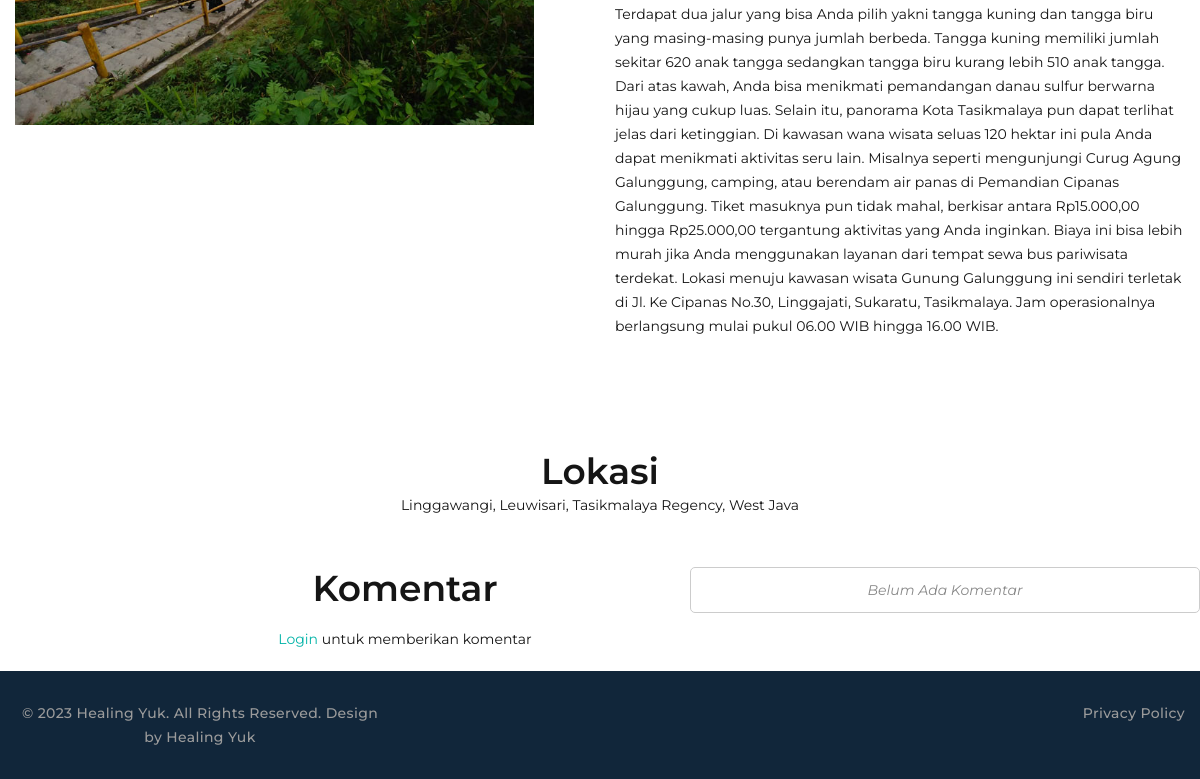
The page /detail_destinasi.php?id=5 (lower part) on the database as committed earlier.
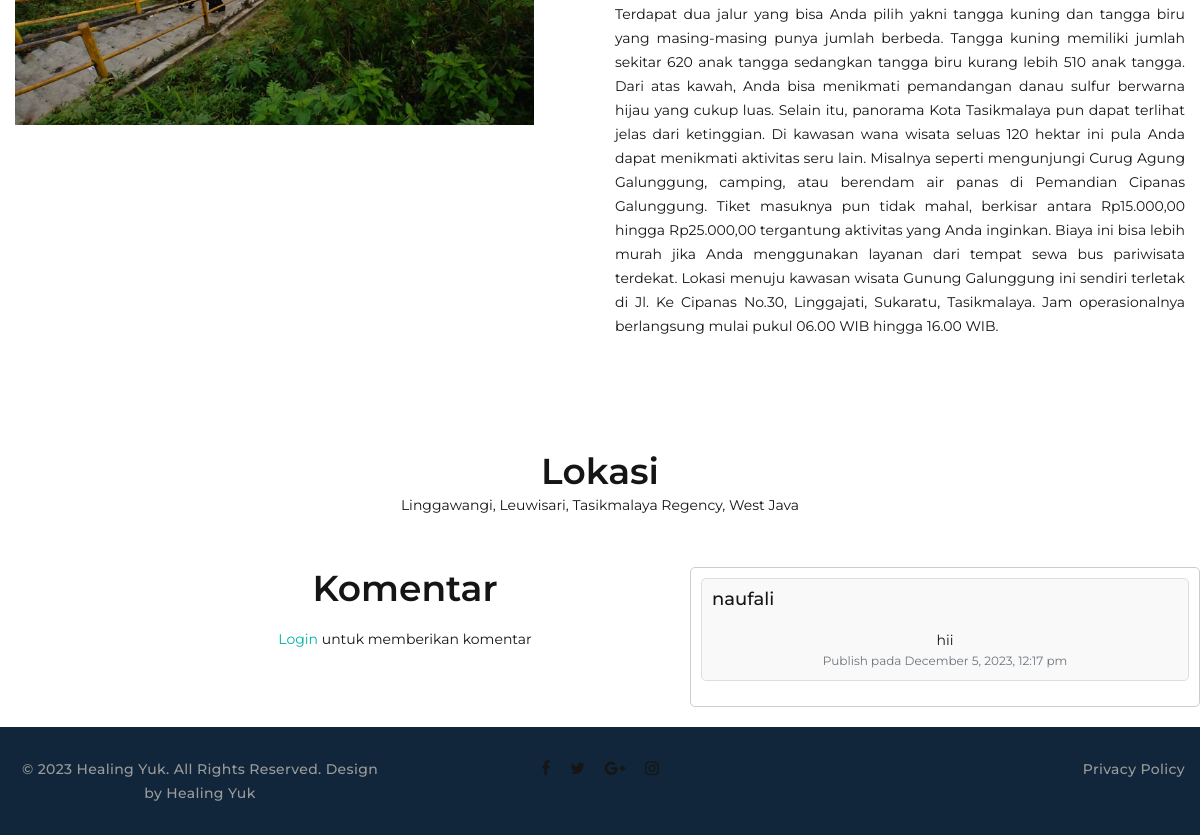
The same page on the database as committed later.
### tables this page shows
CREATE TABLE `traveling` (
  `id` int(11) NOT NULL,
  `nama_tempat` varchar(255) NOT NULL,
  `gambar` text NOT NULL,
  `deskripsi` text NOT NULL,
  `price` int(20) NOT NULL,
  `fasilitas` text NOT NULL,
  `id_kategori` int(11) NOT NULL,
  `id_daerah` int(11) NOT NULL,
  `lokasi` text NOT NULL
);

CREATE TABLE `review` (
  `id_nama_review` int(11) NOT NULL,
  `id_travel` int(11) NOT NULL,
  `id_user` int(11) DEFAULT NULL,
  `review` text NOT NULL,
  `created_at` timestamp NOT NULL DEFAULT current_timestamp()
);

CREATE TABLE `user` (
  `id_nama_user` int(11) NOT NULL,
  `nama_lengkap_user` varchar(255) NOT NULL,
  `username_user` varchar(255) NOT NULL,
  `password` varchar(255) NOT NULL
);

### detail_destinasi.php (the view, shortened to what this page needs)
<?php
include "public/config/connection.php"
?>
<!DOCTYPE html>
<html class="wide wow-animation" lang="en">
<head>
    <?php
    include "public/layouts/head.php";
    ?>
</head>
<body>
    <div class="page">
        <?php
        $query1 = mysqli_query($connect, "SELECT * FROM traveling as t
        join kategori as k on t.id_kategori = k.id_nama_kategori
        join daerah as d on t.id_daerah = d.id_nama_daerah
        WHERE t.id = '$_GET[id]'");
        $data1 = mysqli_fetch_array($query1);
        ?>
        <section class="section section-sm section-first bg-default text-md-left">
            <div class="container">
                <div class="row row-50 justify-content-center align-items-xl-center">
                    <div class="col-md-10 col-lg-5 col-xl-6"><img src="admin/pages/travel/<?php echo $data1['gambar'] ?>" alt="" width="519" height="564" />
                    </div>
                    <div class="col-md-10 col-lg-7 col-xl-6">
                        <div class="tabs-custom tabs-horizontal tabs-line" id="tabs-4">
                            <div class="tab-content">
                                <div class="tab-pane fade show active" id="tabs-4-1">
                                    <p><?php echo $data1['deskripsi'] ?></p>
                                </div>
                            </div>
                        </div>
                    </div>
                </div>
            </div>
        </section>
        <section class="section section-sm">
            <div class="container">
                <h3 class="title-block find-car oh"><span class="d-inline-block wow slideInUp">Lokasi</span></h3>
                <div class="container">
                    <?php echo $data1['lokasi'] ?>
                </div>
            </div>
        </section>
        <form action="f_komen.php" method="post">
            <div class="kotak-komen">
                <div class="row">
                    <div class="col-md-6">
                        <h3>Komentar</h3>
                        <?php
                        if (isset($_SESSION['username_user'])) {
                        ?>
                            <div class="mb-3">
                                <label for="exampleFormControlTextarea1" class="form-label">Komentar</label>
                                <textarea class="form-control" id="komentar" rows="3" name="komentar"></textarea>
                            </div>
                            <button type="submit" class="btn btn-primary mb-5">Kirim</button>
                        <?php } else {
                            echo "<a href='login.php'>Login</a> untuk memberikan komentar";
                        }
                        ?>
                    </div>
                    <div class="col-md-6">
                        <div class="comments-section">
                            <?php
                            $koment = mysqli_query($connect, "SELECT r.review, r.created_at, t.id, u.username_user AS username
                              FROM review AS r
                              JOIN traveling AS t ON r.id_travel = t.id
                              LEFT JOIN user AS u ON r.id_user = u.id_nama_user
                              WHERE t.id = '{$data1['id']}' ORDER BY r.created_at DESC");
                            if (mysqli_num_rows($koment) > 0) {
                                while ($komentar = mysqli_fetch_array($koment)) {
                            ?>
                                    <div class="comment">
                                        <h6>
                                            <?php
                                            echo htmlspecialchars($komentar['username'], ENT_QUOTES, 'UTF-8');
                                            ?>
                                        </h6>
                                        <p class="review"><?php echo htmlspecialchars($komentar['review'], ENT_QUOTES, 'UTF-8'); ?></p>
                                        <small class="text-muted">Publish pada <?php echo date('F j, Y, g:i a', strtotime($komentar['created_at'])); ?></small>
                                    </div>
                                <?php
                                }
                            } else {
                                ?>
                                <div class="no-comment-message">Belum Ada Komentar</div>
                            <?php
                            }
                            ?>
                        </div>
                    </div>
                </div>
            </div>
        </form>
        <?php
        include "public/layouts/footer.php";
        ?>
    </div>
</body>
</html>

### public/layouts/head.php (shortened to what this page needs)
<link rel="stylesheet" href="public/assets/css/bootstrap.css">
<link rel="stylesheet" href="public/assets/css/fonts.css">
<link rel="stylesheet" href="public/assets/css/style.css">

### public/layouts/footer.php
<div class="footer-corporate-bottom-panel">
    <div class="container">
        <div class="row justfy-content-xl-space-berween row-10 align-items-md-center2">
            <div class="col-sm-6 col-md-4 text-sm-right text-md-center">
                <div>
                    <ul class="list-inline list-inline-sm footer-social-list-2">
                        <li><a class="icon fa fa-facebook" href="#"></a></li>
                        <li><a class="icon fa fa-twitter" href="#"></a></li>
                        <li><a class="icon fa fa-google-plus" href="#"></a></li>
                        <li><a class="icon fa fa-instagram" href="#"></a></li>
                    </ul>
                </div>
            </div>
            <div class="col-sm-6 col-md-4 order-sm-first">
                <p class="rights"><span>&copy;&nbsp;</span><span class="copyright-year"></span><span>&nbsp;</span><span>Healing Yuk</span>. All Rights Reserved. Design by <a href="#">Healing Yuk</a></p>
            </div>
            <div class="col-sm-6 col-md-4 text-md-right">
                <p class="rights"><a href="#">Privacy Policy</a></p>
            </div>
        </div>
    </div>
</div>

### detail_destinasi.php (style rules this page uses)
.comment { border: 1px solid #ddd; padding: 10px; margin-bottom: 15px; background-color: #f9f9f9; border-radius: 5px; }
.comment h6 { text-align: left !important; margin: 0; }
.comments-section { max-height: 300px; overflow-y: auto; border: 1px solid #ccc; padding: 10px; max-width: 100%; border-radius: 5px; }
.kotak-komen { margin-left: 150px; margin-bottom: 20px; }
.no-comment-message { font-style: italic; color: #888; }

Rows that differ between the two databases and show on the page:
added review: id_user.username_user "naufali", review "hii", created_at "December 5, 2023, 12:17 pm"
Other text that changed with them:
text no longer shown: "Belum Ada Komentar"
